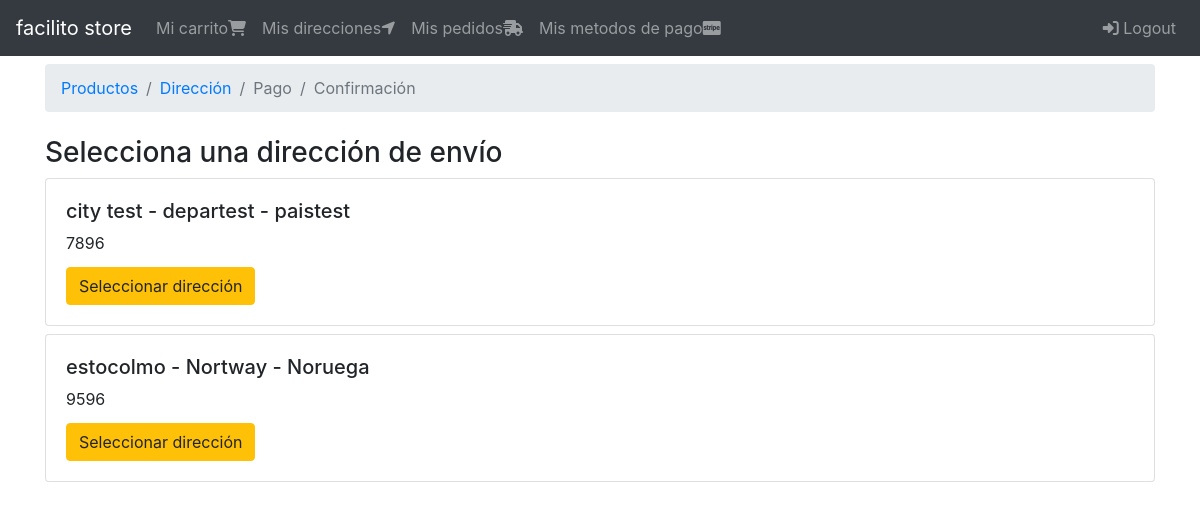
/orden/seleccionar/direccion (signed in), run on the app's committed database.
### shipping_addresses/models.py (models this page shows, shortened)
class ShippingAddress(models.Model):
    user = models.ForeignKey(User, null=False, blank=False, on_delete=models.CASCADE)
    line1 = models.CharField(max_length=200)
    line2 = models.CharField(max_length=200, blank=True)
    city = models.CharField(max_length=100)
    state = models.CharField(max_length=100)
    country = models.CharField(max_length=50)
    reference = models.CharField(max_length=300)
    postal_code = models.CharField(max_length=10, null=False, blank=False)
    default = models.BooleanField(default=False)
    created_at = models.DateTimeField(auto_now_add=True)
    @property
    def address(self):
        return '{} - {} - {}'.format(self.city, self.state, self.country)

### orders/views.py (the view)
# urls.py: path('seleccionar/direccion', views.select_address, name='select_address'),
@login_required(login_url='login')
def select_address(request):
    shipping_addresses = request.user.addresses
    return render(request, 'orders/select_address.html', {
        'breadcrumb' : breadcrumb(address=True),
        'shipping_addresses' : shipping_addresses
    })

### orders/utils.py (called while the page is built)
def breadcrumb( products=True, address=False, payment=False, confirmation=False, ):
    return[
        {'title': 'Productos ', 'active': products, 'url': reverse('orders:order')},
        {'title': 'Dirección', 'active': address,'url': reverse('orders:address')},
        {'title': 'Pago', 'active': payment, 'url': reverse('orders:order')},
        {'title': 'Confirmación', 'active': confirmation, 'url': reverse('orders:confirm')}
    ]

### users/models.py (called while the page is built)
    @property
    def addresses(self):
        return self.shippingaddress_set.all()

### orders/templates/orders/select_address.html
{% extends 'base.html' %}
{% block breadcrumb %}
    {% include 'orders/snippets/breadcrumb.html' %}
{% endblock %}
{% block content %}
    <div class="col">
        <div class="h3">Selecciona una dirección de envío</div>
        <div class="mt-2">
            {% for shipping_address in shipping_addresses %}
                <div class="card mb-2">
                    <div class="card-body">
                        <h5 class="card.title">{{ shipping_address.address }}</h5>
                        <p class="card-title">{{ shipping_address.postal_code }}</p>
                        <a href="{% url 'orders:check_address' shipping_address.pk %}" class="btn btn-warning"> Seleccionar dirección</a>
                    </div>
                </div>
            {% endfor %}
        </div>
    </div>
{% endblock%}

### data on the page
ShippingAddress: address "city test - departest - paistest", postal_code "7896"
ShippingAddress: address "estocolmo - Nortway - Noruega", postal_code "9596"

### other printed values
{{ item.title }} "Productos" "Dirección"
{{ item.title }} "Pago" "Confirmación"
